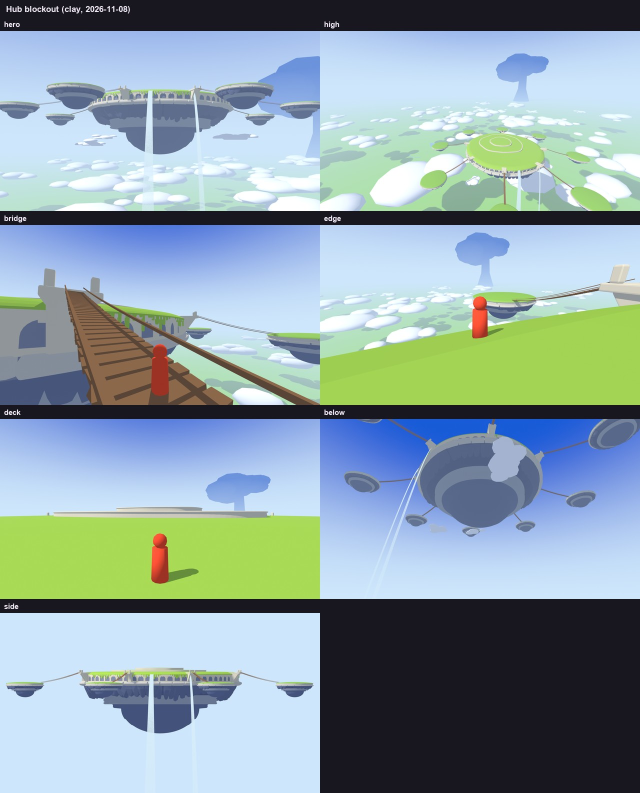
#> input picture art/hub/blockout/sheet.jpg, 1280 x 1586 px (shown at 1/2 size)
$ python -i scene_metrics.py   (imports and definitions only)
#> lines starting #> are read from the running program, lines starting #| are printed output that depends on the picture; after the words box and inside, x2 and y2 are one past the last pixel; in counts of white or black regions, pixels touching at a corner belong together
"""Numbers for "why does our landscape feel off next to good games" (docs/style/landscape-review.md): the same measures
over sets of frames (our renders, reference gameplay frames in the gitignored research/), one row per set.

  python tools/art/scene_metrics.py <out.md> <name>=<folder or file glob> [<name>=...] [--pick <name>=<list.txt>]

Per frame, averaged per set (the lower 60% of the frame is "land": ground, props, near mountains):
  L p5/p50/p95       value range (CIELAB L): squeezed = flat, lifted darks = washed out
  dark C / light C   mean chroma of the darkest and lightest fifth of the land: games keep shadows coloured
  hue variety        entropy of the land's hue histogram (18 bins, pixels with chroma > 12), in bits: one green = low
  macro patches      std of L after a blur of 4% of the width over the land: big light/dark masses (cloud shadows,
                     clearings, patches); a flat carpet scores low
  fine/coarse        detail at 1 px over detail at 6 px (scale-normalised): > 1 busy small marks, < 1 big shapes
  edges near/mid/far share of strong-edge pixels in the bottom, middle and top thirds of the land
Frames come from tools/art/frame_study.py extract; footage stays private (only these numbers go in the repo).
"""

import glob
import math
import os
import sys

import numpy as np
from PIL import Image
from scipy import ndimage


def lab(rgb):
	c = rgb / 255.0
	c = np.where(c > 0.04045, ((c + 0.055) / 1.055) ** 2.4, c / 12.92)
	x = c @ np.array([[0.4124, 0.3576, 0.1805], [0.2126, 0.7152, 0.0722], [0.0193, 0.1192, 0.9505]]).T
	x = x / np.array([0.9505, 1.0, 1.089])
	f = np.where(x > 0.008856, np.cbrt(x), 7.787 * x + 16 / 116)
	return 116 * f[..., 1] - 16, 500 * (f[..., 0] - f[..., 1]), 200 * (f[..., 1] - f[..., 2])


def measures(path):
#> called with path = '../../art/hub/blockout/sheet.jpg'
	im = Image.open(path).convert("RGB")
#> im is the input picture: PIL image 1280x1586 RGB; mean R, G, B 140.6, 161.5, 167.1
	im = im.resize((640, int(640 * im.height / im.width)))
#> im: PIL image 640x793 RGB
	rgb = np.asarray(im, np.float64)
	L, a, b = lab(rgb)
	C = np.hypot(a, b)
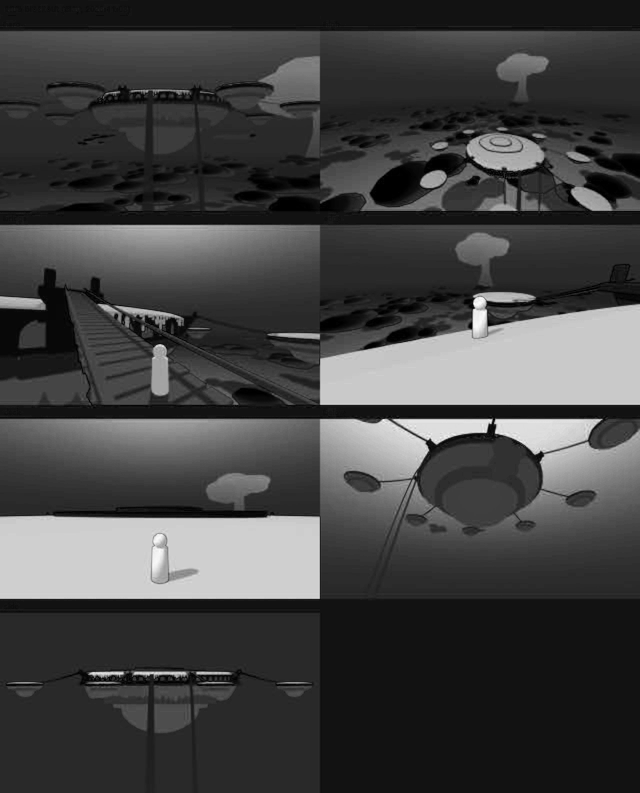
#> C: shape (793, 640) float64; min 0, max 84.61, mean 22.4; drawn with min black and max white
	H = L.shape[0]
#> H = 793
	land = slice(int(H * 0.4), H)
	Ll, Cl = L[land], C[land]
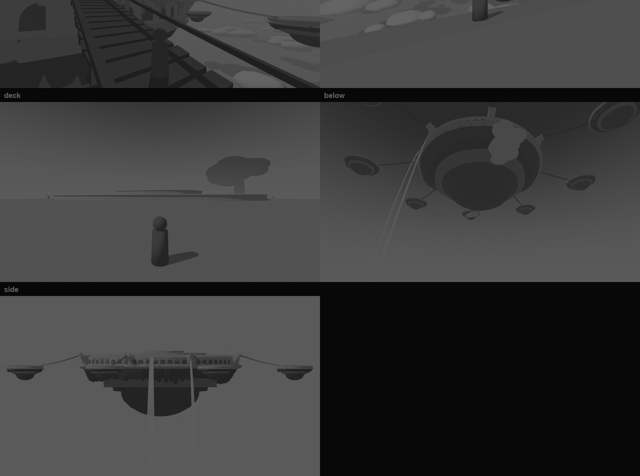
#> Ll: shape (476, 640) float64; min 3.78, max 100, mean 58.6
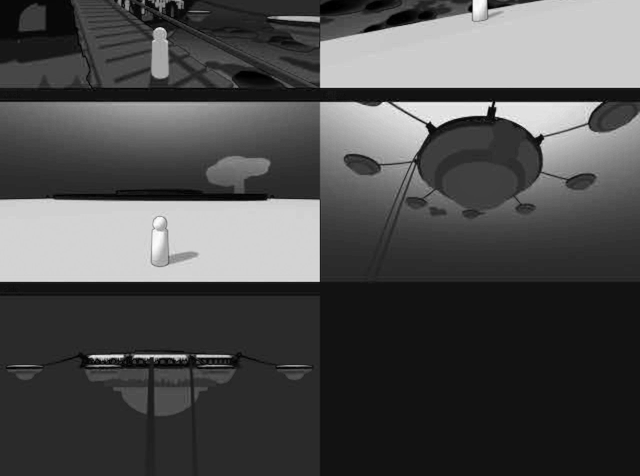
#> Cl: shape (476, 640) float64; min 0, max 83.28, mean 25.6; drawn with min black and max white
	p5, p50, p95 = np.percentile(Ll, (5, 50, 95))
#> p5 = 8.18; p50 = 75.92; p95 = 90.14
	dark = Ll <= np.percentile(Ll, 20)
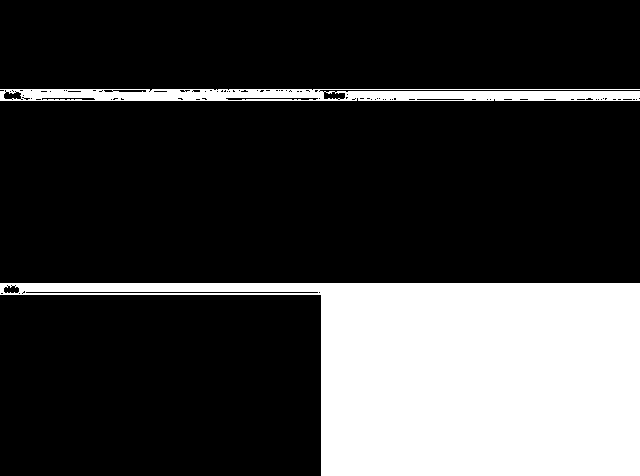
#> dark: shape (476, 640) bool; 23.5% white; 2 white regions, box (x1, y1, x2, y2) and area: (0, 283, 640, 476) 65031, (0, 89, 640, 101) 6497
	light = Ll >= np.percentile(Ll, 80)
#> light: shape (476, 640) bool; 20% white; 50 white regions (34 under 20 px), largest, box (x1, y1, x2, y2) and area: (0, 297, 319, 476) 48952, (320, 239, 640, 281) 4548, (207, 0, 397, 16) 2063
	hue = (np.degrees(np.arctan2(b[land], a[land])) + 360) % 360
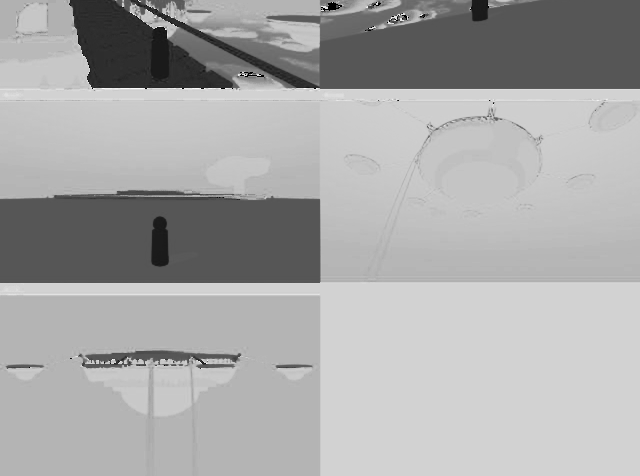
#> hue: shape (476, 640) float64; min 0, max 359.8, mean 237.9; drawn with min black and max white
	sel = Cl > 12
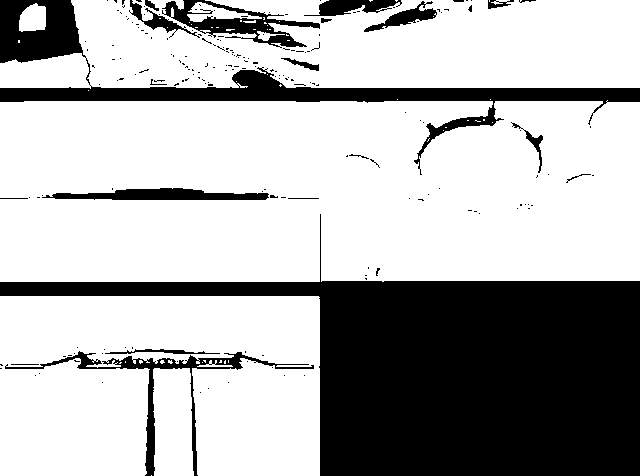
#> sel: shape (476, 640) bool; 69.9% white; 198 black regions (176 under 20 px), largest, box (x1, y1, x2, y2) and area: (0, 214, 640, 476) 66948, (0, 0, 640, 175) 13991, (5, 351, 314, 476) 2869
	if sel.sum() > 100:
		hist = np.bincount((hue[sel] / 20).astype(int) % 18, minlength=18).astype(float)
#> hist = 18 values, max 66897 at index 12, min 1 at index 16, mean 11822.9
		pr = hist / hist.sum()
#> pr = 18 values, max 0.314 at index 12, min 4.7e-06 at index 16, mean 0.0556
		ent = float(-(pr[pr > 0] * np.log2(pr[pr > 0])).sum())
#> ent = 2.37
	else:
		ent = 0.0
	macro = float(ndimage.gaussian_filter(Ll, 640 * 0.04).std())
#> macro = 25.49
	fine = np.abs(ndimage.laplace(ndimage.gaussian_filter(Ll, 1.0))).mean()
#> fine = 0.852
	coarse = (np.abs(ndimage.laplace(ndimage.gaussian_filter(Ll, 6.0))) * 36).mean()
#> coarse = 3.52
	g = ndimage.gaussian_gradient_magnitude(Ll, 1.2)
	strong = g > 6.0
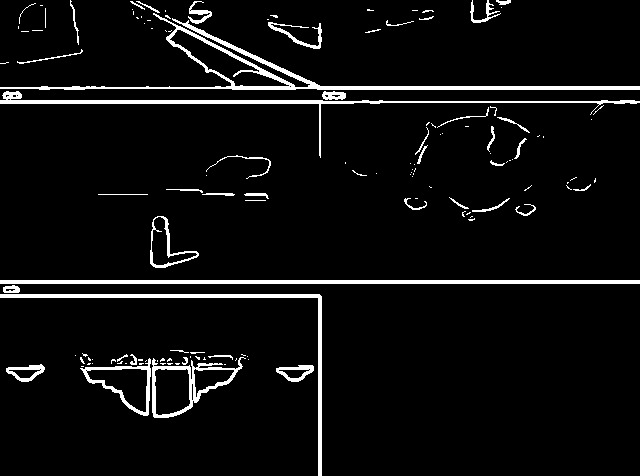
#> strong: shape (476, 640) bool; 5.4% white; 135 white regions (86 under 20 px), largest, box (x1, y1, x2, y2) and area: (0, 13, 640, 90) 3714, (0, 280, 640, 284) 2560, (0, 91, 640, 158) 2269
	h3 = Ll.shape[0] // 3
#> h3 = 158
	edges = [float(strong[i * h3 : (i + 1) * h3].mean()) for i in (2, 1, 0)]  # near (bottom), mid, far (top of land)
#> edges = [0.0334, 0.0524, 0.0781]
	return [p5, p50, p95, float(Cl[dark].mean()), float(Cl[light].mean()), ent, macro, float(fine / max(coarse, 1e-6))] + edges


def main():
	a = sys.argv[1:]
	picks = {}
	while "--pick" in a:
		i = a.index("--pick")
		k, v = a[i + 1].split("=", 1)
		picks[k] = {ln.strip() for ln in open(v, encoding="utf-8") if ln.strip() and not ln.startswith("#")}
		a = a[:i] + a[i + 2 :]
	out, sets = a[0], a[1:]
	rows = []
	for spec in sets:
		name, where = spec.split("=", 1)
		files = sorted(glob.glob(os.path.join(where, "*.jpg")) + glob.glob(os.path.join(where, "*.png"))) if os.path.isdir(where) else sorted(glob.glob(where))
		if name in picks:
			files = [f for f in files if os.path.splitext(os.path.basename(f))[0] in picks[name]]
		if not files:
			print("no frames for", name)
			continue
		m = np.mean([measures(f) for f in files], 0)
		rows.append((name, len(files), m))
		print(name, len(files), " ".join(f"{v:.2f}" for v in m))
	head = "| Set | Frames | L p5 / p50 / p95 | Dark C | Light C | Hue variety (bits) | Macro patches | Fine/coarse | Edges near / mid / far |"
	lines = [head, "|" + "---|" * 9]
	for name, n, m in rows:
		lines.append(f"| {name} | {n} | {m[0]:.0f} / {m[1]:.0f} / {m[2]:.0f} | {m[3]:.1f} | {m[4]:.1f} | {m[5]:.2f} | {m[6]:.1f} | {m[7]:.2f} | "
					 f"{m[8] * 100:.0f}% / {m[9] * 100:.0f}% / {m[10] * 100:.0f}% |")
	open(out, "w", encoding="utf-8").write("\n".join(lines) + "\n")
	print("\n".join(lines))


# [2 lines not run here, left out]

>>> result = measures('../../art/hub/blockout/sheet.jpg')
#> result = [8.18, 75.92, 90.14, 6.07, 13.41, 2.37, 25.49, 0.242, 0.0334, 0.0524, 0.0781]

$ run again, on art/hub/blockout/bridge.png
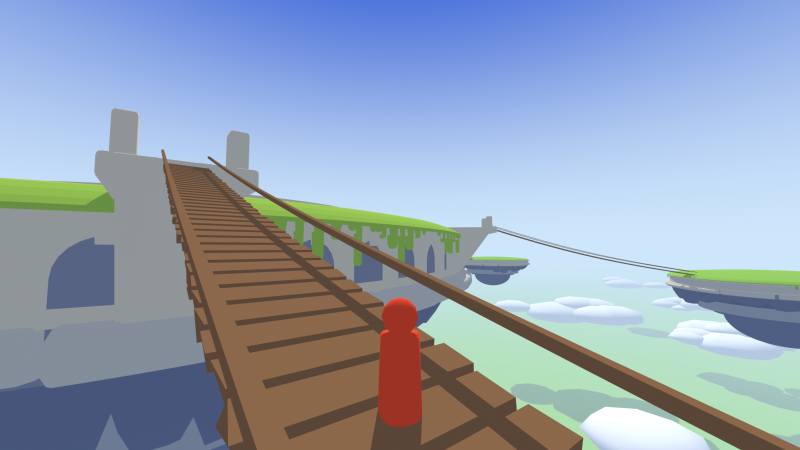
#> input picture art/hub/blockout/bridge.png, 1600 x 900 px (shown at 1/2 size)
#> p5 = 31.01; p50 = 58.77; p95 = 90.11
#> dark: shape (216, 640) bool; 20.1% white; 32 white regions (24 under 20 px), largest, box (x1, y1, x2, y2) and area: (140, 0, 438, 216) 11928, (0, 0, 205, 216) 11077, (192, 0, 627, 216) 4063
#> light: shape (216, 640) bool; 20.2% white; 112 white regions (106 under 20 px), largest, box (x1, y1, x2, y2) and area: (218, 0, 640, 73) 15548, (372, 42, 617, 138) 8918, (464, 181, 566, 216) 2406, (335, 96, 406, 121) 613, (614, 136, 640, 151) 207, (56, 0, 79, 1) 23
#> in measures, `sel = Cl > 12`:
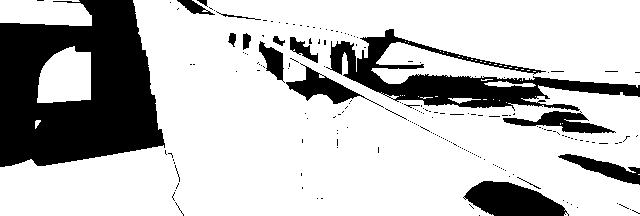
#> sel: shape (216, 640) bool; 75.3% white; 191 black regions (174 under 20 px), largest, box (x1, y1, x2, y2) and area: (0, 0, 165, 167) 19041, (326, 29, 640, 111) 7527, (463, 181, 569, 216) 2452
#> hist = 18 values, max 37773 at index 3, min 0 at index 10, mean 5780.9
#> pr = 18 values, max 0.363 at index 3, min 0 at index 10, mean 0.0556
#> ent = 2.71
#> macro = 16.12
#> fine = 0.92
#> coarse = 3.23
#> in measures, `strong = g > 6.0`:
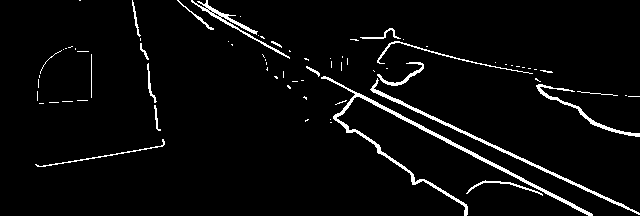
#> strong: shape (216, 640) bool; 3.9% white in thin lines or dots
#> edges = [0.039, 0.0483, 0.0305]
#> result = [31.01, 58.77, 90.11, 21.26, 12.86, 2.71, 16.12, 0.285, 0.039, 0.0483, 0.0305]

$ run again, on art/hub/blockout/deck.png
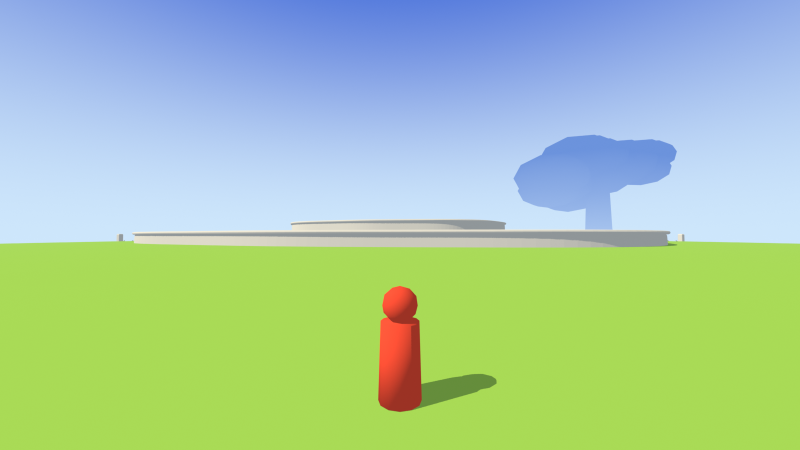
#> input picture art/hub/blockout/deck.png, 1600 x 900 px (shown at 1/2 size)
#> p5 = 68.84; p50 = 81.7; p95 = 89.79
#> dark: shape (216, 640) bool; 21.9% white; 1784 white regions (1731 under 20 px), largest, box (x1, y1, x2, y2) and area: (4, 84, 495, 216) 14714, (106, 40, 542, 56) 4100, (411, 0, 528, 40) 2177
#> light: shape (216, 640) bool; 20.1% white; 325 white regions (318 under 20 px), largest, box (x1, y1, x2, y2) and area: (0, 0, 640, 62) 26835, (503, 54, 534, 58) 40, (337, 123, 338, 154) 31
#> in measures, `sel = Cl > 12`:
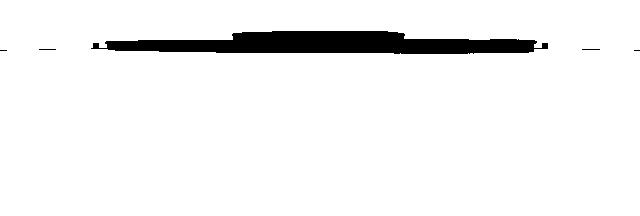
#> sel: shape (216, 640) bool; 94.8% white; 5 black regions (4 under 20 px), largest, box (x1, y1, x2, y2) and area: (91, 31, 548, 54) 7090
#> hist = 18 values, max 101821 at index 6, min 0 at index 0, mean 7283.4
#> pr = 18 values, max 0.777 at index 6, min 0 at index 0, mean 0.0556
#> ent = 1.03
#> macro = 3.64
#> fine = 0.278
#> coarse = 0.876
#> in measures, `strong = g > 6.0`:
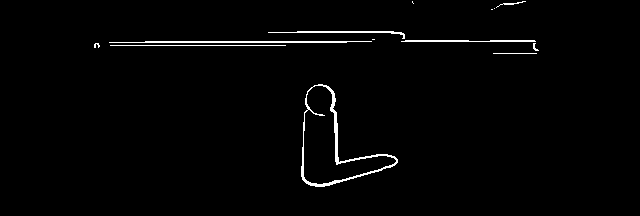
#> strong: shape (216, 640) bool; 1.6% white in thin lines or dots, all inside (x1, y1, x2, y2) = (94, 1, 539, 187)
#> edges = [0.0117, 0.00742, 0.0278]
#> result = [68.84, 81.7, 89.79, 54.72, 16.95, 1.03, 3.64, 0.317, 0.0117, 0.00742, 0.0278]
